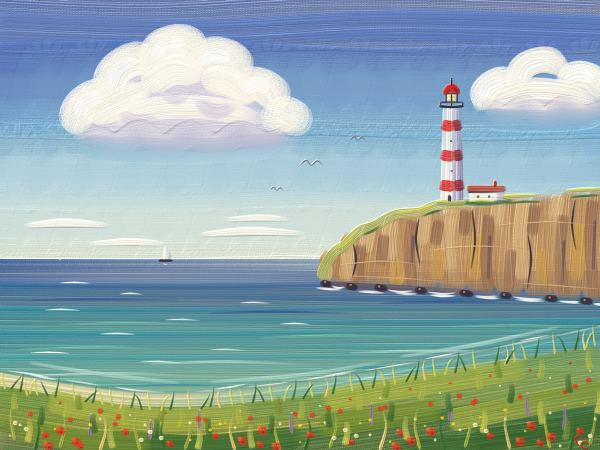
#> input picture lighthouse.png, 1200 x 900 px (shown at 1/2 size); its folder holds only this picture in this run
$ python -i paintbrush.py   (imports and definitions only)
#> lines starting #> are read from the running program, lines starting #| are printed output that depends on the picture
#!/usr/bin/env python3
"""
paintbrush.py - a small oil-painting program.

It has three parts:

  1. A brush.  Every stroke is a bundle of individual bristles dragged along a
     curved path.  Each bristle carries its own slightly different colour and
     paint load, the brush is loaded with two colours at once, it picks up a
     little wet paint from the canvas, and its ends are ragged.  Paint thickness
     is tracked in a height map so the finished picture can be lit from the
     side like real impasto.

  2. A picture in the painter's head: a sunset over a mountain lake, described
     with maths (colour, and the direction the brush should move, everywhere).

  3. A painter, who works the way people do: toned ground, big brushes first,
     then smaller ones only where the picture still looks wrong, then accents
     by hand - glitter on the water, grasses, flowers, a sail.

Usage:  python3 paintbrush.py [output.png]
"""
import colorsys
import math
import random
import sys
import time

import numpy as np
from PIL import Image, ImageDraw, ImageFilter

SEED = 11
# [1 line not run here, left out]
rng = np.random.default_rng(SEED)

FW, FH = 1800, 1200          # finished painting
SS = 2                       # painted at 2x, then reduced
W, H = FW * SS, FH * SS      # working canvas
RW, RH = 900, 600            # resolution of the picture in the painter's head
K = W / RW
ASPECT = RW / RH


# [8 lines left out: function configure, not called in this run]


HOR = 0.56                   # horizon
SUN = (0.66, 0.468)


# ----------------------------------------------------------------------------
# small maths helpers
# ----------------------------------------------------------------------------
def smooth(a, b, x):
    t = np.clip((x - a) / (b - a), 0, 1)
    return t * t * (3 - 2 * t)


# [12 lines left out: functions lerp, ramp, not called in this run]


def vnoise(cx, cy, seed):
    r = np.random.default_rng(seed).random((cy + 3, cx + 3)).astype(np.float32)
    return np.asarray(Image.fromarray(r, mode="F").resize((RW, RH), Image.BICUBIC))


# [25 lines left out: functions fbm, noise1d, not called in this run]


def tri(du, wl, wr):
    return np.clip(np.where(du < 0, 1 + du / wl, 1 - du / wr), 0, 1)


# [186 lines left out: functions blur, compose, jitter, not called in this run]


def blend(a, b, t):
    return (a[0] + (b[0] - a[0]) * t, a[1] + (b[1] - a[1]) * t, a[2] + (b[2] - a[2]) * t)


class Canvas:
    def __init__(self, ground=(152, 98, 62)):
        self.img = Image.new("RGB", (W, H), ground)
        self.height = np.zeros((H, W), np.float32)
        self.count = 0

    def wet(self, x, y):
        return self.img.getpixel((min(W - 1, max(0, int(x))), min(H - 1, max(0, int(y)))))

    # [82 lines left out: functions stroke, finish, not called in this run]


# ----------------------------------------------------------------------------
# 3. the painter
# ----------------------------------------------------------------------------
class Painter:
    def __init__(self, scene, levels=(12, 5, 2, 1, 0)):
        self.s = scene
        self.c = Canvas()
        ref8 = Image.fromarray(scene["ref"].astype(np.uint8))
        self.levels = {r: np.asarray(ref8.filter(ImageFilter.GaussianBlur(r)), np.float32)
                       if r else scene["ref"] for r in levels}
        self.ax, self.ay = scene["ax"], scene["ay"]

    # -- looking at the picture ---------------------------------------------
    @staticmethod
    def cell(x, y):
        return (min(RH - 1, max(0, int(y / K))), min(RW - 1, max(0, int(x / K))))

    def error(self, level):
        cur = np.asarray(self.c.img.resize((RW, RH), Image.BOX), np.float32)
        return np.abs(cur - self.levels[level]).mean(axis=2)

    # [283 lines left out: functions sample, grid, trace, layer, paint, follow and 8 more, not called in this run]


# [2 lines not run here, left out]

>>> import cv2
>>> picture = cv2.imread('lighthouse.png', cv2.IMREAD_GRAYSCALE)
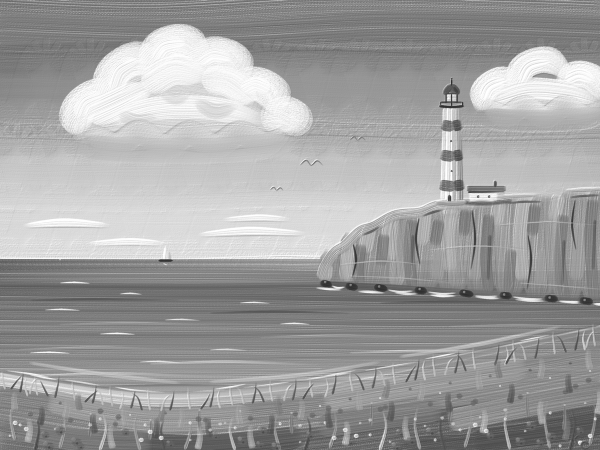
#> picture: shape (900, 1200) (shown at 1/2 size); min 32, max 255, mean 161.2
>>> result = Painter(picture).paint()
#> in __init__, `self.img = Image.new("RGB", (W, H), ground)`:
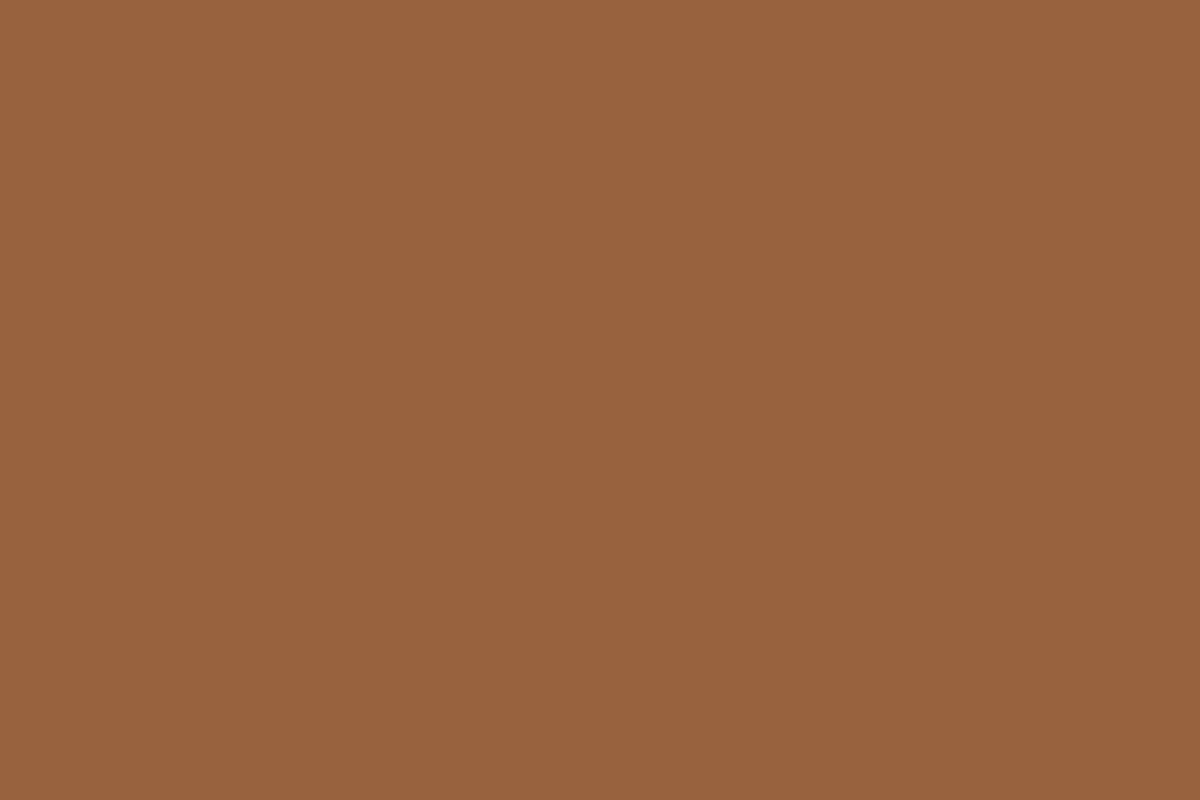
#> self.img: PIL image 3600x2400 RGB (shown at 1/3 size); mean R, G, B 152, 98, 62
#> (the run stopped early here; a loop or call above may not have finished)
